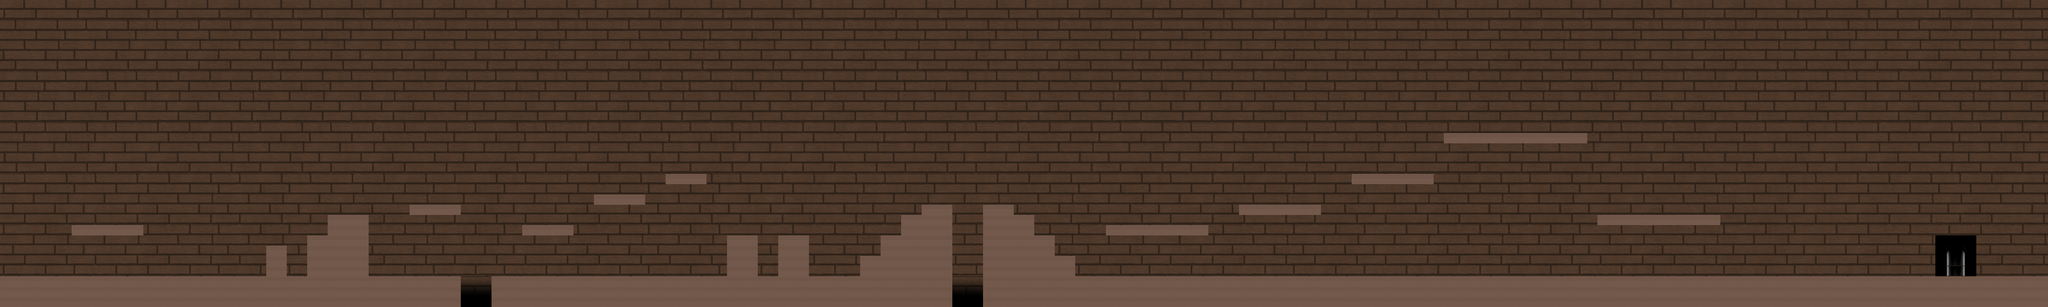

This game map was drawn from its Tiled (.tmx) file and the tilesets committed beside it. A one-line description and the trimmed map source follow:
An orthogonal 200x30 tile map with 32x32 px tiles, 2 tile layers (background-tiles, wall-tiles), 2 tilesets and 33 objects.

<map version="1.0" orientation="orthogonal" renderorder="right-down" width="200" height="30" tilewidth="32" tileheight="32" nextobjectid="42">
 <tileset firstgid="1" name="tilesetHouse" tilewidth="32" tileheight="32" tilecount="117" columns="9">
  <image source="tilesetHouse.png" width="288" height="416" />
 </tileset>
 <tileset firstgid="118" name="lighterBrick1" tilewidth="32" tileheight="32" tilecount="1040" columns="40">
  <image source="lighterBrick1.png" width="1280" height="832" />
 </tileset>
 <layer name="background-tiles" width="200" height="30">
  <data>[6000 cells, 5418 non-empty, 144 distinct tile ids]</data>
 </layer>
 <layer name="wall-tiles" width="200" height="30">
  <data>[6000 cells, 812 non-empty, 1 distinct tile ids]</data>
 </layer>
 <objectgroup name="world-wall-rectangles">
  <object id="1" x="0" y="0" width="6" height="960" />
  <object id="2" x="2" y="-4" width="6396" height="8" />
  <object id="3" x="6390" y="8" width="6" height="952" />
  <object id="4" x="3074" y="950" width="3320" height="10" />
  <object id="5" x="1540" y="948" width="1434" height="10" />
  <object id="6" x="8" y="952" width="1428" height="6" />
 </objectgroup>
 <objectgroup name="wall-rectangles">
  <object id="8" x="224" y="706" width="224" height="29" />
  <object id="9" x="8" y="867" width="1431" height="60" />
  <object id="10" x="833" y="771" width="62" height="96" />
  <object id="11" x="961" y="739" width="190" height="130" />
  <object id="13" x="1024" y="675" width="127" height="61" />
  <object id="14" x="1633" y="707" width="159" height="29" />
  <object id="15" x="1857" y="610" width="157" height="29" />
  <object id="16" x="2080" y="546" width="127" height="28" />
  <object id="17" x="1538" y="867" width="1435" height="79" />
  <object id="18" x="3073" y="867" width="3317" height="81" />
  <object id="19" x="4992" y="674" width="383" height="29" />
  <object id="20" x="4512" y="419" width="448" height="30" />
  <object id="21" x="4225" y="546" width="256" height="29" />
  <object id="22" x="3873" y="642" width="256" height="31" />
  <object id="23" x="3460" y="706" width="316" height="30" />
  <object id="24" x="3073" y="643" width="93" height="222" />
  <object id="25" x="3170" y="675" width="60" height="59" />
  <object id="28" x="3227" y="740" width="67" height="60" />
  <object id="30" x="3292" y="804" width="66" height="61" />
  <object id="31" x="2272" y="739" width="95" height="128" />
  <object id="32" x="2432" y="738" width="94" height="127" />
  <object id="33" x="2881" y="643" width="95" height="224" />
  <object id="34" x="2818" y="675" width="63" height="63" />
  <object id="37" x="2753" y="740" width="63" height="63" />
  <object id="39" x="2689" y="803" width="63" height="63" />
  <object id="40" x="1280" y="642" width="160" height="28" />
 </objectgroup>
 <objectgroup name="goal-rectangle">
  <object id="7" x="6080" y="768" width="84" height="97" />
 </objectgroup>
</map>